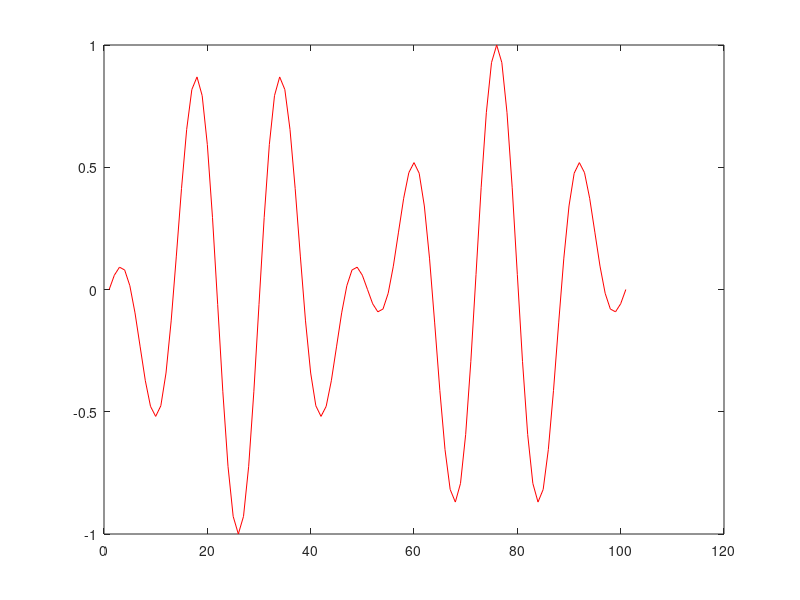

MATLAB code for this plot: (Note: this script raises an error after producing the figure.)
%addpath('c:\Users\Bojan Desktop\Dropbox\Documents\Work\_nDMP\');
dt = 0.01;
t = 0:dt:1;

x0 = 0;
dx0 = 0;
ddx0 = 0;
x1 = 10;
dx1 = 0;
ddx1 = 0;

a0 = x0;
a1 = dx0;
a2 = ddx0 / 2;
a3 = ( 20 * x1 - 20 * x0 - (8 * dx1 + 12 * dx0) * t - (3 * ddx0 - ddx1) * t.^2)  / (2 * t.^3);
a4 = ( 30 * x0 - 30 * x1 + (14 * dx1 + 16 * dx0) * t + (3 * ddx0 - 2 * ddx1) * t.^2 ) / (2 * t.^4);
a5 = ( 12 * x1 - 12 * x0 - (6 * dx1 + 6 * dx0) * t - (ddx0 - ddx1) * t.^2 ) / (2 * t.^5);

y = a5 * t  .^ 5 + a4 * t .^ 4 + a3 * t .^ 3 + a2 * t .^ 2 + a1 * t + a0;
plot(y, 'r');addpath('c:\Users\Bojan Desktop\Dropbox\Documents\Work\_nDMP\');
dt = 0.01;
t = 0:dt:1;
y = sin(t*2*pi).*cos(6*t*2*pi);
plot(y,'r');

[RBF,yRBF] = Trj2RBF(y',dt,20);

hold on
plot(yRBF,'b:');
hold off

[RBF,yRBF] = Trj2RBF(y',dt,5);

hold on
plot(yRBF,'b:');
hold off
